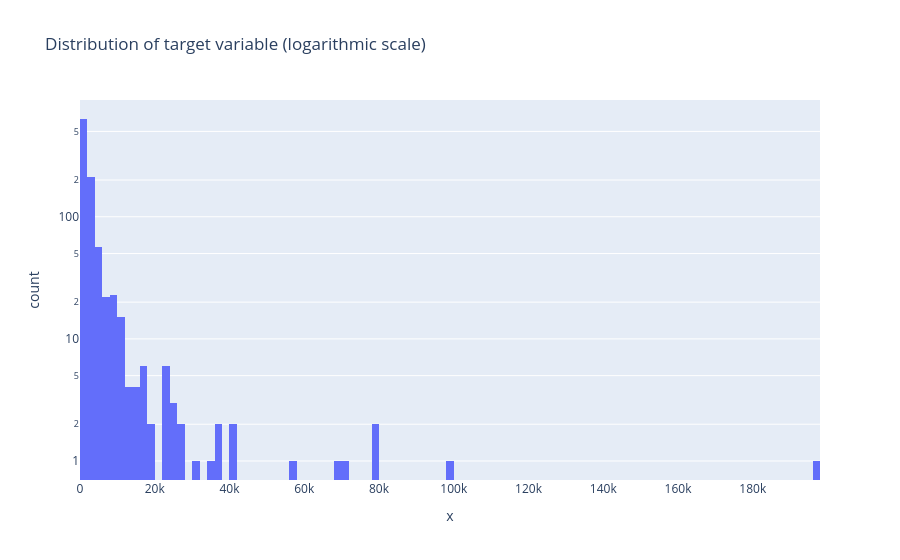

The cell this chart's notebook holds for it:
### Code cell
fig = px.histogram(x = data['shares'], nbins = 120, log_y = True, title = 'Distribution of target variable (logarithmic scale)')
fig.show()

### Figure 1 — Plotly figure (JSON) as saved in the notebook; plotly's stock layout.template omitted (floating-point values rounded to 4 significant figures; data arrays with more than 128 entries replaced by an {"elided": "..."} marker saying what was removed)
{"data": [{"alignmentgroup": "True", "bingroup": "x", "hovertemplate": "x=%{x}<br>count=%{y}<extra></extra>", "legendgroup": "", "marker": {"color": "#636efa", "pattern": {"shape": ""}}, "name": "", "nbinsx": 120, "offsetgroup": "", "orientation": "v", "showlegend": false, "type": "histogram", "x": {"elided": "1000 int values"}, "xaxis": "x", "yaxis": "y"}], "layout": {"barmode": "relative", "legend": {"tracegroupgap": 0}, "title": {"text": "Distribution of target variable (logarithmic scale)"}, "xaxis": {"anchor": "y", "domain": [0, 1], "title": {"text": "x"}}, "yaxis": {"anchor": "x", "domain": [0, 1], "title": {"text": "count"}, "type": "log"}}}
